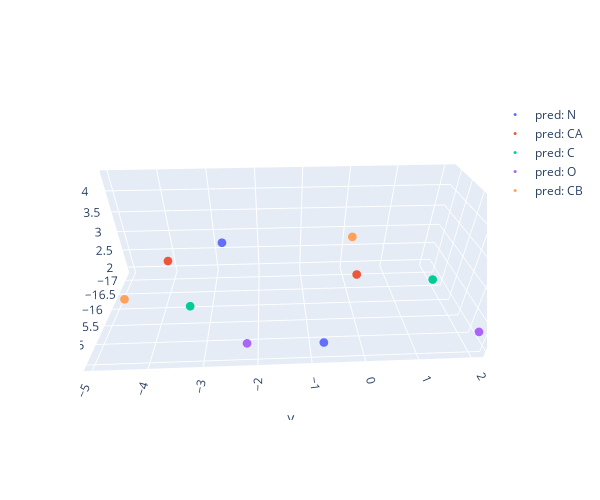

Write notebook code for a chart like this one.
### Code cell
# Visualize aligned Ca structures
pred_2 = pred_atom14[:2]
gt_2 = gt_atom14[:2]

all_traces = []
for i, n in enumerate(['N', 'CA', 'C', 'O', 'CB']):
    # if n in ['O']:        
    pred_bb_3d = plotting.create_scatter(
        pred_2[:, i], mode='markers', marker_size=3, opacity=1.0, name=f'pred: {n}')
    all_traces.append(pred_bb_3d)

    # if n != 'O':
    gt_bb_3d = plotting.create_scatter(
        gt_2[:, i], mode='markers', marker_size=3, opacity=1.0, name=f'GT: {n}')
    # else:
    #     gt_bb_3d = plotting.create_scatter(
    #         gt_2[:, i], mode='markers+lines', marker_size=3, opacity=1.0, name=f'GT: {n}')
    # all_traces.append(gt_bb_3d)

plotting.plot_traces(all_traces)
# plotting.plt_3d(final_sample_ca_pos, ax, color='r', mode='line')
# plotting.plt_3d(gt_ca, ax, color='b', s=100, mode='scatter')
# plotting.plt_3d(gt_ca, ax, color='b', mode='line')

### Figure 1 — Plotly figure (JSON) as saved in the notebook; plotly's stock layout.template omitted (floating-point values rounded to 4 significant figures)
{"data": [{"marker": {"size": 3}, "mode": "markers", "name": "pred: N", "opacity": 1, "type": "scatter3d", "x": [-17.22, -14.79], "y": [-2.827, -0.734], "z": [2.692, 1.914]}, {"marker": {"size": 3}, "mode": "markers", "name": "pred: CA", "opacity": 1, "type": "scatter3d", "x": [-16.17, -15.41], "y": [-3.807, -0.09776], "z": [2.957, 3.068]}, {"marker": {"size": 3}, "mode": "markers", "name": "pred: C", "opacity": 1, "type": "scatter3d", "x": [-14.79, -15.44], "y": [-3.15, 1.416], "z": [2.952, 2.873]}, {"marker": {"size": 3}, "mode": "markers", "name": "pred: O", "opacity": 1, "type": "scatter3d", "x": [-14.56, -14.45], "y": [-2.189, 2.007], "z": [2.216, 2.431]}, {"marker": {"size": 3}, "mode": "markers", "name": "pred: CB", "opacity": 1, "type": "scatter3d", "x": [-16.22, -14.68], "y": [-4.937, -0.4572], "z": [1.927, 4.379]}], "layout": {"height": 500, "scene": {"aspectmode": "auto", "aspectratio": {"x": 0.7648, "y": 1.919, "z": 0.6813}, "camera": {"center": {"x": 0, "y": 0, "z": 0}, "eye": {"x": 1.599, "y": -0.07055, "z": 1.145}, "projection": {"type": "perspective"}, "up": {"x": 0, "y": 0, "z": 1}}}, "width": 600}}
